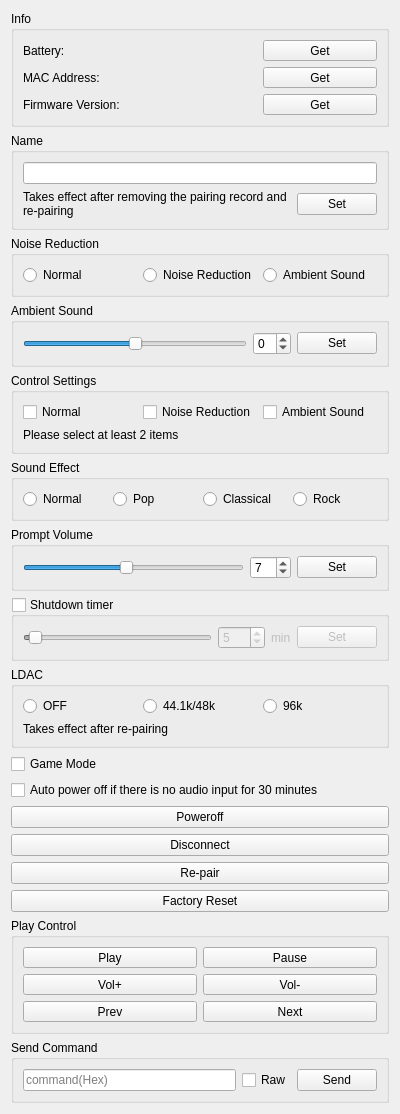
<?xml version="1.0" encoding="UTF-8"?>
<ui version="4.0">
 <class>BaseDevice</class>
 <widget class="QWidget" name="BaseDevice">
  <property name="geometry">
   <rect>
    <x>0</x>
    <y>0</y>
    <width>400</width>
    <height>1070</height>
   </rect>
  </property>
  <property name="sizePolicy">
   <sizepolicy hsizetype="Preferred" vsizetype="Expanding">
    <horstretch>0</horstretch>
    <verstretch>0</verstretch>
   </sizepolicy>
  </property>
  <property name="windowTitle">
   <string>BaseDevice</string>
  </property>
  <layout class="QVBoxLayout" name="verticalLayout_5">
   <item>
    <widget class="QGroupBox" name="infoGroup">
     <property name="title">
      <string>Info</string>
     </property>
     <layout class="QVBoxLayout" name="verticalLayout_4">
      <item>
       <layout class="QHBoxLayout" name="horizontalLayout_2">
        <item>
         <widget class="QLabel" name="label_5">
          <property name="text">
           <string>Battery:</string>
          </property>
         </widget>
        </item>
        <item>
         <widget class="QLabel" name="batteryLabel">
          <property name="text">
           <string/>
          </property>
         </widget>
        </item>
        <item>
         <widget class="QPushButton" name="batteryGetButton">
          <property name="text">
           <string>Get</string>
          </property>
         </widget>
        </item>
       </layout>
      </item>
      <item>
       <layout class="QHBoxLayout" name="horizontalLayout_10">
        <item>
         <widget class="QLabel" name="label_6">
          <property name="text">
           <string>MAC Address:</string>
          </property>
         </widget>
        </item>
        <item>
         <widget class="QLabel" name="MACLabel">
          <property name="text">
           <string/>
          </property>
         </widget>
        </item>
        <item>
         <widget class="QPushButton" name="MACGetButton">
          <property name="text">
           <string>Get</string>
          </property>
         </widget>
        </item>
       </layout>
      </item>
      <item>
       <layout class="QHBoxLayout" name="horizontalLayout_11">
        <item>
         <widget class="QLabel" name="label_8">
          <property name="text">
           <string>Firmware Version:</string>
          </property>
         </widget>
        </item>
        <item>
         <widget class="QLabel" name="firmwareLabel">
          <property name="text">
           <string/>
          </property>
         </widget>
        </item>
        <item>
         <widget class="QPushButton" name="firmwareGetButton">
          <property name="text">
           <string>Get</string>
          </property>
         </widget>
        </item>
       </layout>
      </item>
     </layout>
    </widget>
   </item>
   <item>
    <widget class="QGroupBox" name="nameGroup">
     <property name="title">
      <string>Name</string>
     </property>
     <layout class="QVBoxLayout" name="verticalLayout_3">
      <item>
       <widget class="QLineEdit" name="nameEdit"/>
      </item>
      <item>
       <layout class="QHBoxLayout" name="horizontalLayout_8">
        <item>
         <widget class="QLabel" name="label">
          <property name="sizePolicy">
           <sizepolicy hsizetype="Expanding" vsizetype="Preferred">
            <horstretch>0</horstretch>
            <verstretch>0</verstretch>
           </sizepolicy>
          </property>
          <property name="text">
           <string>Takes effect after removing the pairing record and re-pairing</string>
          </property>
          <property name="wordWrap">
           <bool>true</bool>
          </property>
         </widget>
        </item>
        <item>
         <widget class="QPushButton" name="nameSetButton">
          <property name="text">
           <string>Set</string>
          </property>
         </widget>
        </item>
       </layout>
      </item>
     </layout>
    </widget>
   </item>
   <item>
    <widget class="QGroupBox" name="noiseGroup">
     <property name="title">
      <string>Noise Reduction</string>
     </property>
     <layout class="QHBoxLayout" name="horizontalLayout">
      <item>
       <widget class="QRadioButton" name="noiseNormalButton">
        <property name="text">
         <string>Normal</string>
        </property>
       </widget>
      </item>
      <item>
       <widget class="QRadioButton" name="noiseReductionButton">
        <property name="text">
         <string>Noise Reduction</string>
        </property>
       </widget>
      </item>
      <item>
       <widget class="QRadioButton" name="noiseAmbientSoundButton">
        <property name="text">
         <string>Ambient Sound</string>
        </property>
       </widget>
      </item>
     </layout>
    </widget>
   </item>
   <item>
    <widget class="QGroupBox" name="ambientSoundGroup">
     <property name="title">
      <string>Ambient Sound</string>
     </property>
     <layout class="QHBoxLayout" name="horizontalLayout_7">
      <item>
       <widget class="QSlider" name="ASSlider">
        <property name="minimum">
         <number>-3</number>
        </property>
        <property name="maximum">
         <number>3</number>
        </property>
        <property name="pageStep">
         <number>1</number>
        </property>
        <property name="value">
         <number>0</number>
        </property>
        <property name="orientation">
         <enum>Qt::Horizontal</enum>
        </property>
       </widget>
      </item>
      <item>
       <widget class="QSpinBox" name="ASBox">
        <property name="minimum">
         <number>-3</number>
        </property>
        <property name="maximum">
         <number>3</number>
        </property>
        <property name="value">
         <number>0</number>
        </property>
       </widget>
      </item>
      <item>
       <widget class="QPushButton" name="ASSetButton">
        <property name="text">
         <string>Set</string>
        </property>
       </widget>
      </item>
     </layout>
    </widget>
   </item>
   <item>
    <widget class="QGroupBox" name="controlSettingsGroup">
     <property name="title">
      <string>Control Settings</string>
     </property>
     <layout class="QVBoxLayout" name="verticalLayout">
      <item>
       <layout class="QHBoxLayout" name="horizontalLayout_9">
        <item>
         <widget class="QCheckBox" name="CSNormalBox">
          <property name="text">
           <string>Normal</string>
          </property>
         </widget>
        </item>
        <item>
         <widget class="QCheckBox" name="CSNoiseReductionBox">
          <property name="text">
           <string>Noise Reduction</string>
          </property>
         </widget>
        </item>
        <item>
         <widget class="QCheckBox" name="CSAmbientSoundBox">
          <property name="text">
           <string>Ambient Sound</string>
          </property>
         </widget>
        </item>
       </layout>
      </item>
      <item>
       <widget class="QLabel" name="label_4">
        <property name="text">
         <string>Please select at least 2 items</string>
        </property>
        <property name="wordWrap">
         <bool>true</bool>
        </property>
       </widget>
      </item>
     </layout>
    </widget>
   </item>
   <item>
    <widget class="QGroupBox" name="soundEffectGroup">
     <property name="title">
      <string>Sound Effect</string>
     </property>
     <layout class="QHBoxLayout" name="horizontalLayout_4">
      <item>
       <widget class="QRadioButton" name="SENormalButton">
        <property name="text">
         <string>Normal</string>
        </property>
       </widget>
      </item>
      <item>
       <widget class="QRadioButton" name="SEPopButton">
        <property name="text">
         <string>Pop</string>
        </property>
       </widget>
      </item>
      <item>
       <widget class="QRadioButton" name="SEClassicalButton">
        <property name="text">
         <string>Classical</string>
        </property>
       </widget>
      </item>
      <item>
       <widget class="QRadioButton" name="SERockButton">
        <property name="text">
         <string>Rock</string>
        </property>
       </widget>
      </item>
     </layout>
    </widget>
   </item>
   <item>
    <widget class="QGroupBox" name="promptVolumeGroup">
     <property name="title">
      <string>Prompt Volume</string>
     </property>
     <layout class="QHBoxLayout" name="horizontalLayout_5">
      <item>
       <widget class="QSlider" name="PVSlider">
        <property name="minimum">
         <number>0</number>
        </property>
        <property name="maximum">
         <number>15</number>
        </property>
        <property name="pageStep">
         <number>1</number>
        </property>
        <property name="value">
         <number>7</number>
        </property>
        <property name="orientation">
         <enum>Qt::Horizontal</enum>
        </property>
       </widget>
      </item>
      <item>
       <widget class="QSpinBox" name="PVBox">
        <property name="maximum">
         <number>15</number>
        </property>
        <property name="value">
         <number>7</number>
        </property>
       </widget>
      </item>
      <item>
       <widget class="QPushButton" name="PVSetButton">
        <property name="text">
         <string>Set</string>
        </property>
       </widget>
      </item>
     </layout>
    </widget>
   </item>
   <item>
    <widget class="QGroupBox" name="shutdownTimerGroup">
     <property name="title">
      <string>Shutdown timer</string>
     </property>
     <property name="checkable">
      <bool>true</bool>
     </property>
     <property name="checked">
      <bool>false</bool>
     </property>
     <layout class="QHBoxLayout" name="horizontalLayout_6">
      <item>
       <widget class="QSlider" name="STSlider">
        <property name="maximum">
         <number>180</number>
        </property>
        <property name="pageStep">
         <number>5</number>
        </property>
        <property name="value">
         <number>5</number>
        </property>
        <property name="orientation">
         <enum>Qt::Horizontal</enum>
        </property>
       </widget>
      </item>
      <item>
       <widget class="QSpinBox" name="STBox">
        <property name="maximum">
         <number>180</number>
        </property>
        <property name="value">
         <number>5</number>
        </property>
       </widget>
      </item>
      <item>
       <widget class="QLabel" name="label_3">
        <property name="text">
         <string>min</string>
        </property>
       </widget>
      </item>
      <item>
       <widget class="QPushButton" name="STSetButton">
        <property name="text">
         <string>Set</string>
        </property>
       </widget>
      </item>
     </layout>
    </widget>
   </item>
   <item>
    <widget class="QGroupBox" name="LDACGroup">
     <property name="title">
      <string>LDAC</string>
     </property>
     <layout class="QVBoxLayout" name="verticalLayout_2">
      <item>
       <layout class="QHBoxLayout" name="horizontalLayout_3">
        <item>
         <widget class="QRadioButton" name="LDACOFFButton">
          <property name="text">
           <string>OFF</string>
          </property>
         </widget>
        </item>
        <item>
         <widget class="QRadioButton" name="LDAC48kButton">
          <property name="text">
           <string>44.1k/48k</string>
          </property>
         </widget>
        </item>
        <item>
         <widget class="QRadioButton" name="LDAC96kButton">
          <property name="text">
           <string>96k</string>
          </property>
         </widget>
        </item>
       </layout>
      </item>
      <item>
       <widget class="QLabel" name="label_2">
        <property name="text">
         <string>Takes effect after re-pairing</string>
        </property>
        <property name="wordWrap">
         <bool>true</bool>
        </property>
       </widget>
      </item>
     </layout>
    </widget>
   </item>
   <item>
    <widget class="QCheckBox" name="gameModeBox">
     <property name="text">
      <string>Game Mode</string>
     </property>
    </widget>
   </item>
   <item>
    <widget class="QCheckBox" name="autoPoweroffBox">
     <property name="text">
      <string>Auto power off if there is no audio input for 30 minutes</string>
     </property>
    </widget>
   </item>
   <item>
    <widget class="QPushButton" name="poweroffButton">
     <property name="text">
      <string>Poweroff</string>
     </property>
    </widget>
   </item>
   <item>
    <widget class="QPushButton" name="disconenctButton">
     <property name="text">
      <string>Disconnect</string>
     </property>
    </widget>
   </item>
   <item>
    <widget class="QPushButton" name="re_pairButton">
     <property name="text">
      <string>Re-pair</string>
     </property>
    </widget>
   </item>
   <item>
    <widget class="QPushButton" name="resetButton">
     <property name="text">
      <string>Factory Reset</string>
     </property>
    </widget>
   </item>
   <item>
    <widget class="QGroupBox" name="playControlGroup">
     <property name="title">
      <string>Play Control</string>
     </property>
     <layout class="QGridLayout" name="gridLayout">
      <item row="1" column="0">
       <widget class="QPushButton" name="PCVolUpButton">
        <property name="text">
         <string>Vol+</string>
        </property>
       </widget>
      </item>
      <item row="1" column="1">
       <widget class="QPushButton" name="PCVolDownButton">
        <property name="text">
         <string>Vol-</string>
        </property>
       </widget>
      </item>
      <item row="0" column="0">
       <widget class="QPushButton" name="PCPlayButton">
        <property name="text">
         <string>Play</string>
        </property>
       </widget>
      </item>
      <item row="0" column="1">
       <widget class="QPushButton" name="PCPauseButton">
        <property name="text">
         <string>Pause</string>
        </property>
       </widget>
      </item>
      <item row="2" column="0">
       <widget class="QPushButton" name="PCPrevButton">
        <property name="text">
         <string>Prev</string>
        </property>
       </widget>
      </item>
      <item row="2" column="1">
       <widget class="QPushButton" name="PCNextButton">
        <property name="text">
         <string>Next</string>
        </property>
       </widget>
      </item>
     </layout>
    </widget>
   </item>
   <item>
    <widget class="QGroupBox" name="commandGroup">
     <property name="title">
      <string>Send Command</string>
     </property>
     <layout class="QHBoxLayout" name="horizontalLayout_12">
      <item>
       <widget class="QLineEdit" name="cmdEdit">
        <property name="placeholderText">
         <string>command(Hex)</string>
        </property>
       </widget>
      </item>
      <item>
       <widget class="QCheckBox" name="cmdRawBox">
        <property name="text">
         <string>Raw</string>
        </property>
       </widget>
      </item>
      <item>
       <widget class="QPushButton" name="cmdSentButton">
        <property name="text">
         <string>Send</string>
        </property>
       </widget>
      </item>
     </layout>
    </widget>
   </item>
   <item>
    <spacer name="verticalSpacer">
     <property name="orientation">
      <enum>Qt::Vertical</enum>
     </property>
     <property name="sizeHint" stdset="0">
      <size>
       <width>20</width>
       <height>1</height>
      </size>
     </property>
    </spacer>
   </item>
  </layout>
 </widget>
 <resources/>
 <connections/>
</ui>
